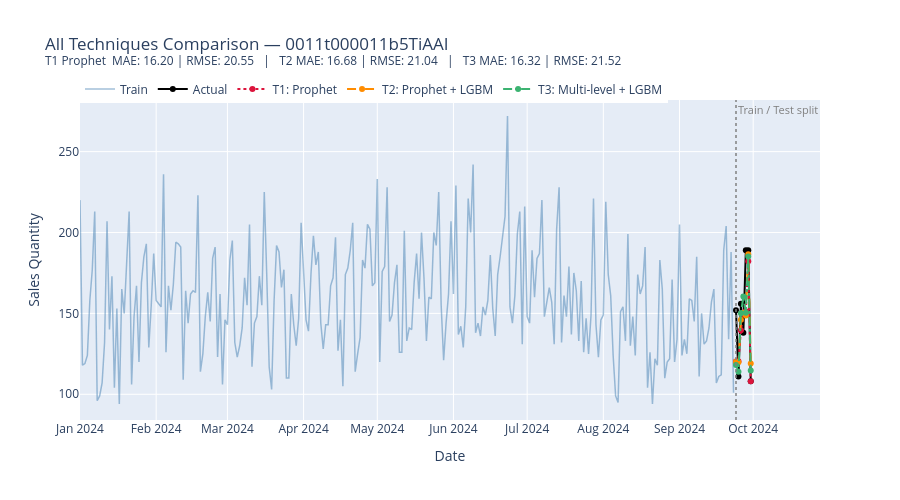

Notebook cell for this chart:
### Code cell
# ── Technique 3: Multi-level Prophet ensemble + LightGBM ────────────────
# Train extra Prophet models on weekly-resampled data (mean & median)
# Their predictions become additional features alongside daily Prophet features


def train_resampled_prophet(df_train_daily, freq, agg_fn, best_params):
    df_res = (
        df_train_daily.set_index("ds")
        .resample(freq)["y"]
        .agg(agg_fn)
        .reset_index()
        .dropna()
    )
    m = Prophet(
        weekly_seasonality=True,
        daily_seasonality=False,
        yearly_seasonality=False,
        **best_params,
    )
    m.add_country_holidays(country_name="FR")
    m.fit(df_res)
    return m


def get_prophet_features(model, ds_series, prefix):
    future = pd.DataFrame({"ds": pd.to_datetime(ds_series)})
    pred = model.predict(future)
    feats = pred[PROPHET_FEATS].copy()
    feats.columns = [f"{prefix}_{c}" for c in feats.columns]
    return feats.reset_index(drop=True)


# Train weekly Prophet models (mean and median aggregation)
print("Training weekly-mean Prophet...")
model_w_mean = train_resampled_prophet(df_train, "W", "mean", best_params)
print("Training weekly-median Prophet...")
model_w_median = train_resampled_prophet(df_train, "W", "median", best_params)


# ── Build feature sets ────────────────────────────────────────────────────
def build_features_t3(ds_series):
    ds_idx = pd.DatetimeIndex(pd.to_datetime(ds_series))

    # Daily Prophet features
    daily_pred = best_model.predict(pd.DataFrame({"ds": ds_idx}))
    feats = daily_pred[PROPHET_FEATS].copy()
    feats.columns = [f"daily_{c}" for c in feats.columns]
    feats = feats.reset_index(drop=True)

    # Weekly Prophet features
    feats_wm = get_prophet_features(model_w_mean, ds_idx, "w_mean")
    feats_wmd = get_prophet_features(model_w_median, ds_idx, "w_median")

    # Calendar — use DatetimeIndex directly (no .dt needed)
    cal = pd.DataFrame(
        {
            "day_of_week": ds_idx.dayofweek,
            "is_weekend": ds_idx.dayofweek.isin([5, 6]).astype(int),
        }
    ).reset_index(drop=True)

    return pd.concat([feats, feats_wm, feats_wmd, cal], axis=1)


X_t3_train = build_features_t3(df_train["ds"].values)
X_t3_test = build_features_t3(df_test["ds"].values)
print(f"Total features: {X_t3_train.shape[1]}")


# ── Optuna tuning ─────────────────────────────────────────────────────────
def objective_t3(trial):
    params = dict(
        n_estimators=trial.suggest_int("n_estimators", 50, 400),
        learning_rate=trial.suggest_float("learning_rate", 0.01, 0.3, log=True),
        num_leaves=trial.suggest_int("num_leaves", 8, 64),
        min_child_samples=trial.suggest_int("min_child_samples", 3, 30),
        subsample=trial.suggest_float("subsample", 0.6, 1.0),
        verbosity=-1,
        random_state=42,
    )
    fold_maes = []
    for tr_idx, val_idx in tscv.split(X_t3_train):
        m = lgb.LGBMRegressor(**params)
        m.fit(X_t3_train.iloc[tr_idx], y_t2_train[tr_idx])
        fold_maes.append(
            mean_absolute_error(
                y_t2_train[val_idx], m.predict(X_t3_train.iloc[val_idx])
            )
        )
    return np.mean(fold_maes)


study_t3 = optuna.create_study(direction="minimize")
study_t3.optimize(objective_t3, n_trials=60)
print("Best CV MAE (T3):", round(study_t3.best_value, 3))

# ── Refit and evaluate ────────────────────────────────────────────────────
best_t3 = lgb.LGBMRegressor(**study_t3.best_params, verbosity=-1, random_state=42)
best_t3.fit(X_t3_train, y_t2_train)
t3_preds = best_t3.predict(X_t3_test)

t3_mae = mean_absolute_error(y_t2_test, t3_preds)
t3_rmse = root_mean_squared_error(y_t2_test, t3_preds)
print(f"\nTechnique 3 — Multi-level Prophet + LightGBM")
print(f"  Test MAE : {t3_mae:.2f}  (T2: {t2_mae:.2f}, Prophet: {mae:.2f})")
print(f"  Test RMSE: {t3_rmse:.2f}  (T2: {t2_rmse:.2f}, Prophet: {rmse:.2f})")

# ── Comparison plot (all 3 techniques) ────────────────────────────────────
fig_t3 = go.Figure()
fig_t3.add_trace(
    go.Scatter(
        x=df_train["ds"],
        y=df_train["y"],
        name="Train",
        mode="lines",
        line=dict(color="steelblue", width=1.5),
        opacity=0.5,
    )
)
fig_t3.add_trace(
    go.Scatter(
        x=df_test["ds"],
        y=y_t2_test,
        name="Actual",
        mode="lines+markers",
        line=dict(color="black", width=2),
        marker=dict(size=6),
    )
)
fig_t3.add_trace(
    go.Scatter(
        x=best_eval["ds"],
        y=best_eval["yhat"],
        name="T1: Prophet",
        mode="lines+markers",
        line=dict(color="crimson", width=2, dash="dot"),
        marker=dict(size=6),
    )
)
fig_t3.add_trace(
    go.Scatter(
        x=df_test["ds"],
        y=t2_preds,
        name="T2: Prophet + LGBM",
        mode="lines+markers",
        line=dict(color="darkorange", width=2, dash="dash"),
        marker=dict(size=6),
    )
)
fig_t3.add_trace(
    go.Scatter(
        x=df_test["ds"],
        y=t3_preds,
        name="T3: Multi-level + LGBM",
        mode="lines+markers",
        line=dict(color="mediumseagreen", width=2, dash="dashdot"),
        marker=dict(size=6),
    )
)
fig_t3.add_shape(
    type="line",
    x0=split_date,
    x1=split_date,
    y0=0,
    y1=1,
    xref="x",
    yref="paper",
    line=dict(color="gray", dash="dot", width=1.5),
)
fig_t3.add_annotation(
    x=split_date,
    y=1,
    xref="x",
    yref="paper",
    text="Train / Test split",
    showarrow=False,
    xanchor="left",
    yanchor="top",
    font=dict(color="gray", size=11),
)
fig_t3.update_layout(
    title=(
        f"All Techniques Comparison — {selected_customer}<br>"
        f"<sup>"
        f"T1 Prophet  MAE: {mae:.2f} | RMSE: {rmse:.2f}   |   "
        f"T2 MAE: {t2_mae:.2f} | RMSE: {t2_rmse:.2f}   |   "
        f"T3 MAE: {t3_mae:.2f} | RMSE: {t3_rmse:.2f}"
        f"</sup>"
    ),
    xaxis_title="Date",
    yaxis_title="Sales Quantity",
    hovermode="x unified",
    height=500,
    legend=dict(orientation="h", y=1.08, x=0),
)
fig_t3.show()

### Figure 1 — Plotly figure (JSON) as saved in the notebook; plotly's stock layout.template omitted (floating-point values rounded to 4 significant figures; data arrays with more than 128 entries replaced by an {"elided": "..."} marker saying what was removed)
{"data": [{"line": {"color": "steelblue", "width": 1.5}, "mode": "lines", "name": "Train", "opacity": 0.5, "type": "scatter", "x": {"elided": "267 str values"}, "y": {"elided": "267 float values"}}, {"line": {"color": "black", "width": 2}, "marker": {"size": 6}, "mode": "lines+markers", "name": "Actual", "type": "scatter", "x": ["2024-09-24T00:00:00.000000000", "2024-09-25T00:00:00.000000000", "2024-09-26T00:00:00.000000000", "2024-09-27T00:00:00.000000000", "2024-09-28T00:00:00.000000000", "2024-09-29T00:00:00.000000000", "2024-09-30T00:00:00.000000000"], "y": [152.0, 111.0, 156.0, 138.0, 189.0, 189.0, 108.0]}, {"line": {"color": "crimson", "dash": "dot", "width": 2}, "marker": {"size": 6}, "mode": "lines+markers", "name": "T1: Prophet", "type": "scatter", "x": ["2024-09-24T00:00:00.000000000", "2024-09-25T00:00:00.000000000", "2024-09-26T00:00:00.000000000", "2024-09-27T00:00:00.000000000", "2024-09-28T00:00:00.000000000", "2024-09-29T00:00:00.000000000", "2024-09-30T00:00:00.000000000"], "y": [120.3, 120.4, 139.6, 149.5, 151.4, 182.2, 108.0]}, {"line": {"color": "darkorange", "dash": "dash", "width": 2}, "marker": {"size": 6}, "mode": "lines+markers", "name": "T2: Prophet + LGBM", "type": "scatter", "x": ["2024-09-24T00:00:00.000000000", "2024-09-25T00:00:00.000000000", "2024-09-26T00:00:00.000000000", "2024-09-27T00:00:00.000000000", "2024-09-28T00:00:00.000000000", "2024-09-29T00:00:00.000000000", "2024-09-30T00:00:00.000000000"], "y": [120.1, 119.8, 146.0, 150.4, 148.7, 186.6, 119.0]}, {"line": {"color": "mediumseagreen", "dash": "dashdot", "width": 2}, "marker": {"size": 6}, "mode": "lines+markers", "name": "T3: Multi-level + LGBM", "type": "scatter", "x": ["2024-09-24T00:00:00.000000000", "2024-09-25T00:00:00.000000000", "2024-09-26T00:00:00.000000000", "2024-09-27T00:00:00.000000000", "2024-09-28T00:00:00.000000000", "2024-09-29T00:00:00.000000000", "2024-09-30T00:00:00.000000000"], "y": [118.1, 113.9, 150.1, 160.5, 150.4, 185.2, 114.7]}], "layout": {"annotations": [{"font": {"color": "gray", "size": 11}, "showarrow": false, "text": "Train / Test split", "x": "2024-09-24", "xanchor": "left", "xref": "x", "y": 1, "yanchor": "top", "yref": "paper"}], "height": 500, "hovermode": "x unified", "legend": {"orientation": "h", "x": 0, "y": 1.08}, "shapes": [{"line": {"color": "gray", "dash": "dot", "width": 1.5}, "type": "line", "x0": "2024-09-24", "x1": "2024-09-24", "xref": "x", "y0": 0, "y1": 1, "yref": "paper"}], "title": {"text": "All Techniques Comparison — 0011t000011b5TiAAI<br><sup>T1 Prophet  MAE: 16.20 | RMSE: 20.55   |   T2 MAE: 16.68 | RMSE: 21.04   |   T3 MAE: 16.32 | RMSE: 21.52</sup>"}, "xaxis": {"title": {"text": "Date"}}, "yaxis": {"title": {"text": "Sales Quantity"}}}}
